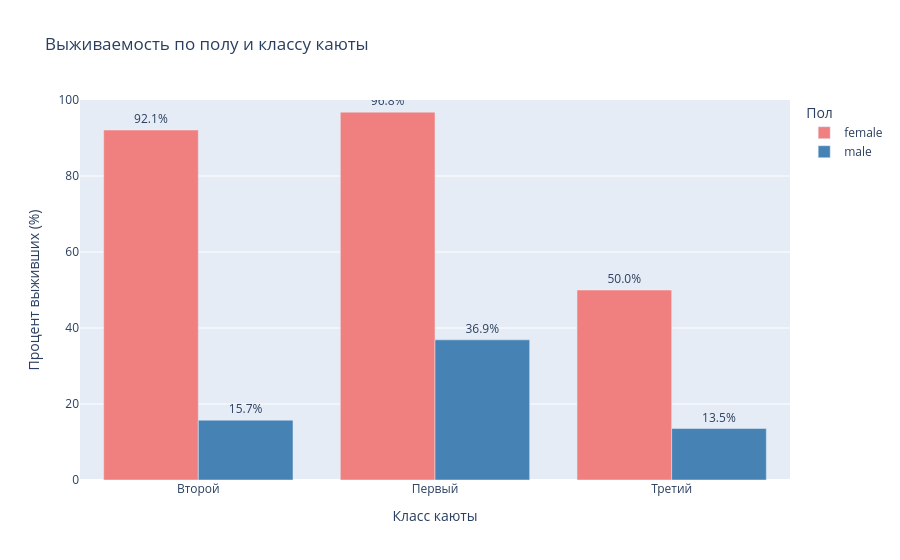

This figure's notebook cell:
### Markdown cell above
#### Группированная столбчатая диаграмма

### Code cell
# Создаем сводную таблицу
pivot_data = df.groupby(['Sex', 'Pclass_label'])['Survived'].mean().reset_index()
pivot_data['Процент'] = pivot_data['Survived'] * 100

# Группированная столбчатая диаграмма
fig6 = px.bar(pivot_data, 
              x='Pclass_label', 
              y='Процент',
              color='Sex',
              barmode='group',
              title='Выживаемость по полу и классу каюты',
              color_discrete_map={'male': 'steelblue', 'female': 'lightcoral'},
              text='Процент')

fig6.update_traces(texttemplate='%{text:.1f}%', textposition='outside')
fig6.update_layout(xaxis_title='Класс каюты', 
                   yaxis_title='Процент выживших (%)',
                   legend_title='Пол')
fig6.update_yaxes(range=[0, 100])
fig6.show()

### Figure 1 — Plotly figure (JSON) as saved in the notebook; plotly's stock layout.template omitted (floating-point values rounded to 4 significant figures)
{"data": [{"alignmentgroup": "True", "hovertemplate": "Sex=female<br>Pclass_label=%{x}<br>Процент=%{text}<extra></extra>", "legendgroup": "female", "marker": {"color": "lightcoral", "pattern": {"shape": ""}}, "name": "female", "offsetgroup": "female", "orientation": "v", "showlegend": true, "text": [92.11, 96.81, 50.0], "textposition": "outside", "texttemplate": "%{text:.1f}%", "type": "bar", "x": ["Второй", "Первый", "Третий"], "xaxis": "x", "y": [92.11, 96.81, 50.0], "yaxis": "y"}, {"alignmentgroup": "True", "hovertemplate": "Sex=male<br>Pclass_label=%{x}<br>Процент=%{text}<extra></extra>", "legendgroup": "male", "marker": {"color": "steelblue", "pattern": {"shape": ""}}, "name": "male", "offsetgroup": "male", "orientation": "v", "showlegend": true, "text": [15.74, 36.89, 13.54], "textposition": "outside", "texttemplate": "%{text:.1f}%", "type": "bar", "x": ["Второй", "Первый", "Третий"], "xaxis": "x", "y": [15.74, 36.89, 13.54], "yaxis": "y"}], "layout": {"barmode": "group", "legend": {"title": {"text": "Пол"}, "tracegroupgap": 0}, "title": {"text": "Выживаемость по полу и классу каюты"}, "xaxis": {"anchor": "y", "domain": [0, 1], "title": {"text": "Класс каюты"}}, "yaxis": {"anchor": "x", "domain": [0, 1], "range": [0, 100], "title": {"text": "Процент выживших (%)"}}}}
